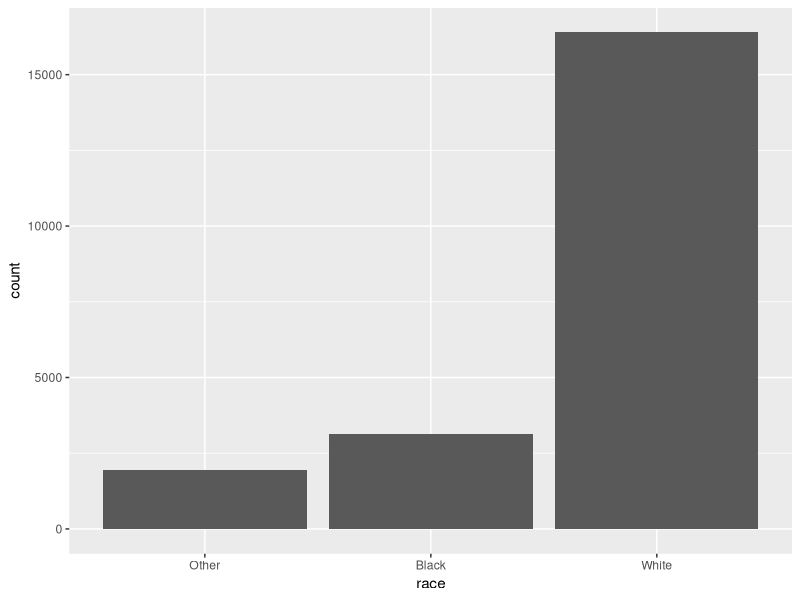
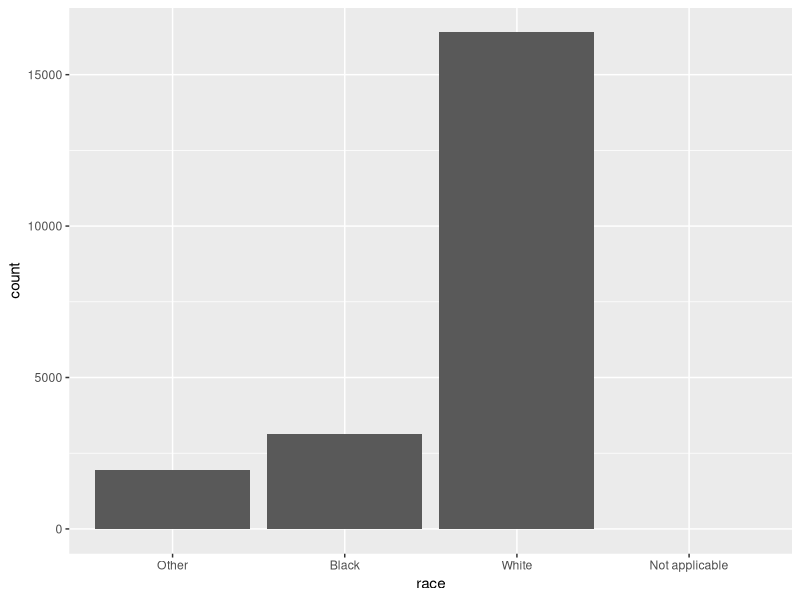
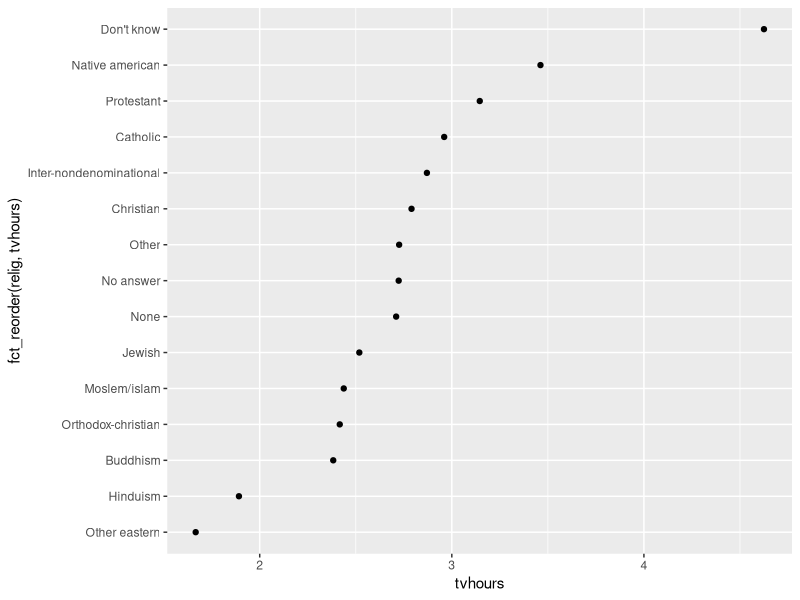
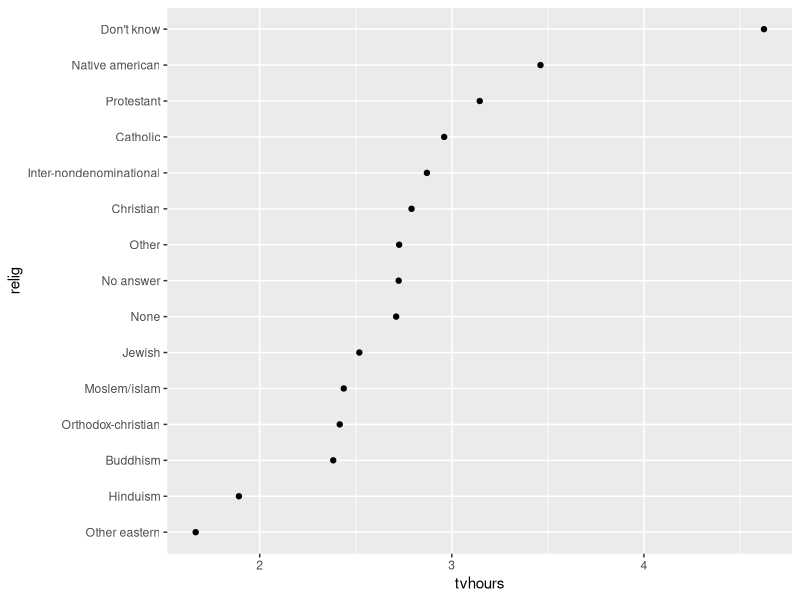
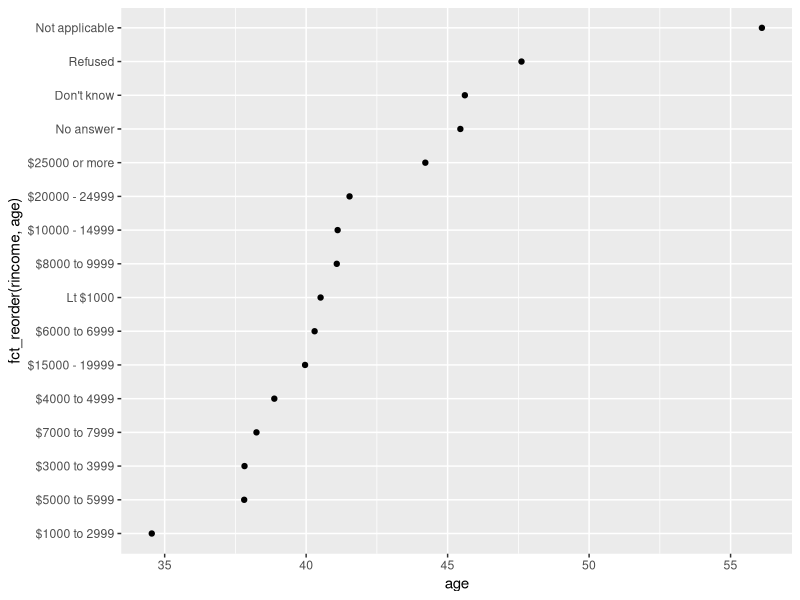
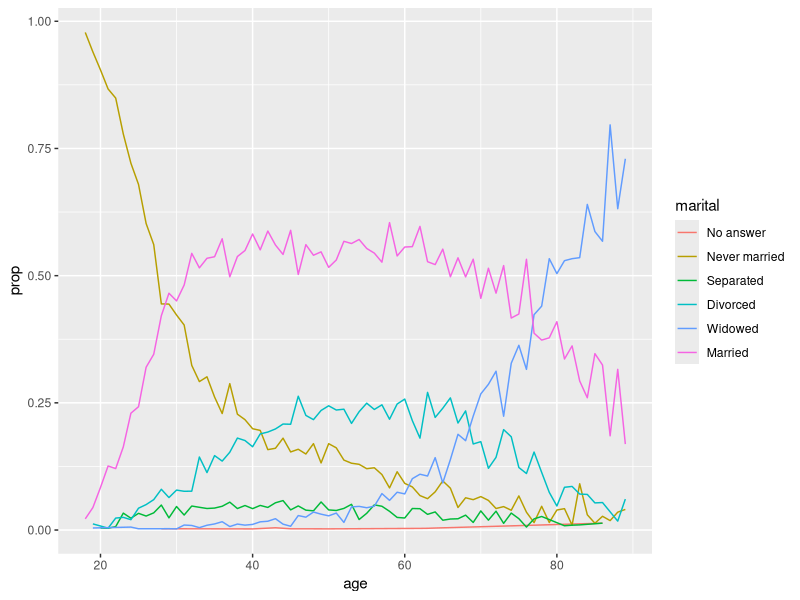
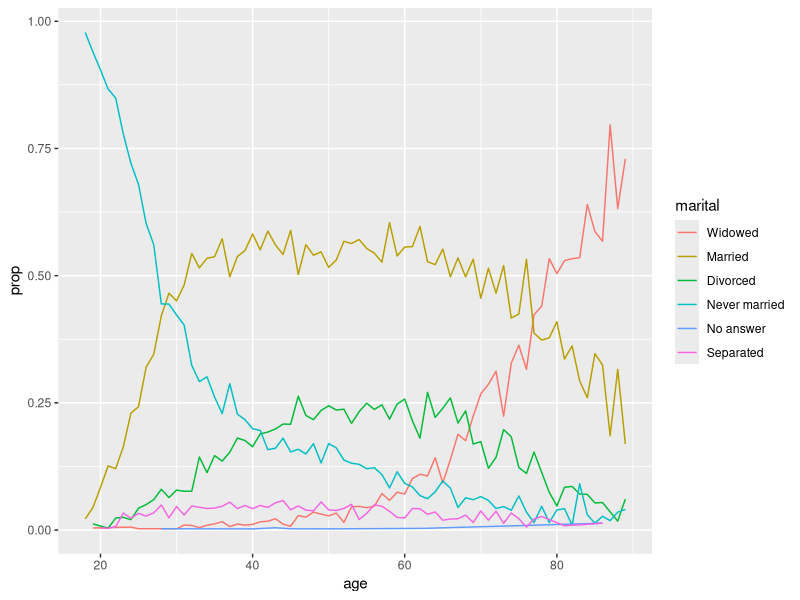
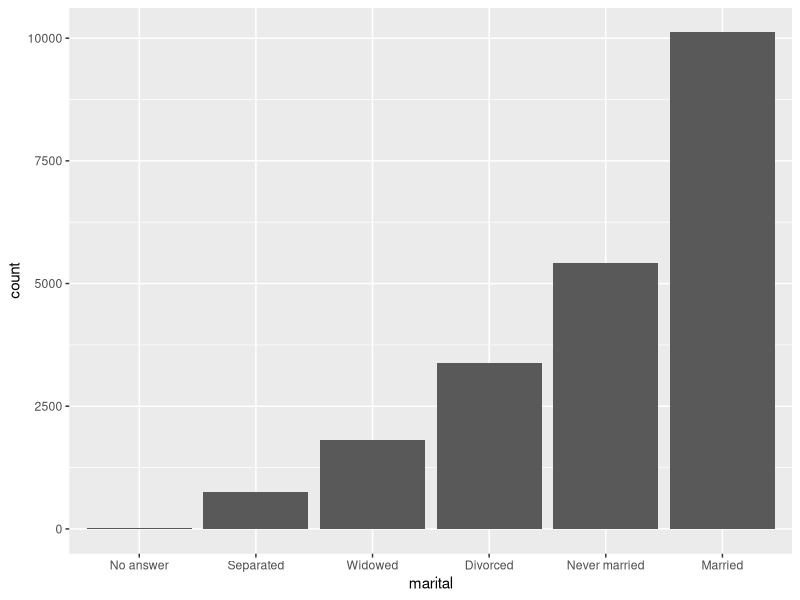

Source code (R) for these figures, in order:
## ---- chunk 1
library(tidyverse)
library(forcats)

### criando um fator
x1 <- c('Dec','Apr','Jan','Mar')
x2 <- c('Dec','Apr','Jam','Mar') #é impossível corrigir erros de digitação e ordenar fatores em string

month_levels <- c('Jan','Feb','Mar','Apr','May','Jun','Jul','Aug',
                  'Sep','Oct','Nov','Dec') #podemos criar um vetor com todas as possibilidades para corrigirmos erros de ordenação e digitação

y1 <- factor(x1, levels = month_levels) #criamos um fator passando o vetor fator e o vetor "mãe"
y1
sort(y1)

y2 <- factor(x2, levels = month_levels) #retornará NA em um valor não compatível com o vetor "mãe"
y2

f1 <- factor(x1, levels = unique(x1)) #adotará a ordem que foi realizada na primeira aparição dos dados
f2 <- x1 %>% factor() %>% fct_inorder() #fatores com pipe

levels(f2) #verificamos os níveis de um fator

## ---- chunk 2
gss_cat
gss_cat %>% count(race) #verificamos os níveis do fator race


ggplot(gss_cat, aes(race)) + geom_bar() #ggplot deixa níveis sem valor de lado
ggplot(gss_cat,aes(race)) + geom_bar() + scale_x_discrete(drop = FALSE) #forçamos a plotagem dos NAs

## ---- chunk 3
#verificando tempo tv por religião
relig <- gss_cat %>% group_by(relig) %>% 
  summarise(
    age = mean(age, na.rm = TRUE), 
    tvhours = mean(tvhours, na.rm = TRUE), n = n()
  )
#podemos reordenar os fatores com fct_reorder para o gráfico ficar melhor
ggplot(relig, aes(tvhours, fct_reorder(relig, tvhours))) + geom_point()

#recomenda-se passar os valores de alteração do fator para mutate()
relig %>% mutate(relig = fct_reorder(relig, tvhours)) %>% 
  ggplot(aes(tvhours, relig)) + geom_point()

#verificando renda e idade
rincome_summary <- gss_cat %>%
  group_by(rincome) %>%
  summarise(
    age = mean(age, na.rm = TRUE),
    tvhours = mean(tvhours, na.rm = TRUE),
    n = n()
  )
#> `summarise()` ungrouping output (override with `.groups` argument)

ggplot(rincome_summary, aes(age, fct_reorder(rincome, age))) + geom_point()

#plotando casamento e idade reordenando pleos valores de y e x
by_age <- gss_cat %>% 
  filter(!is.na(age)) %>% #deixar de fora NAs para evitar erro matemático 
  count(age, marital) %>%
  group_by(age) %>% mutate(prop = n / sum(n))

by_age

ggplot(by_age, aes(age, prop, colour = marital)) +
  geom_line(na.rm = TRUE)

ggplot(by_age, aes(age, prop, colour = fct_reorder2(marital, age, prop))) +
  geom_line() +
  labs(colour = "marital")

#plotando barras crescentes ccom fct_infreq (usando fct_rev() para reverter)
gss_cat %>%
  mutate(marital = marital %>% fct_infreq()  %>% fct_rev()) %>%
  ggplot(aes(marital)) +
    geom_bar()
## ---- chunk 4
gss_cat %>% count(partyid)

#atribuindo novos nomes aos fatores existentes
(gss_cat %>%
  mutate(partyid = fct_recode(partyid,
    "Republican, strong"    = "Strong republican",
    "Republican, weak"      = "Not str republican",
    "Independent, near rep" = "Ind,near rep",
    "Independent, near dem" = "Ind,near dem",
    "Democrat, weak"        = "Not str democrat",
    "Democrat, strong"      = "Strong democrat"
  )) %>%
  count(partyid))

#se atribuirmos o mesmo nome a fatores diferentes, eles serão computados como sendo somente um fator
(gss_cat %>%
  mutate(partyid = fct_recode(partyid,
    "Republican, strong"    = "Strong republican",
    "Republican, weak"      = "Not str republican",
    "Independent, near rep" = "Ind,near rep",
    "Independent, near dem" = "Ind,near dem",
    "Democrat, weak"        = "Not str democrat",
    "Democrat, strong"      = "Strong democrat",
    "Other"                 = "No answer",
    "Other"                 = "Don't know",
    "Other"                 = "Other party"
  )) %>%
  count(partyid))

#podemos colocar vários fatores em um só fator
(gss_cat %>%
  mutate(partyid = fct_collapse(partyid,
    other = c("No answer", "Don't know", "Other party"),
    rep = c("Strong republican", "Not str republican"),
    ind = c("Ind,near rep", "Independent", "Ind,near dem"),
    dem = c("Not str democrat", "Strong democrat")
  )) %>%
  count(partyid))


